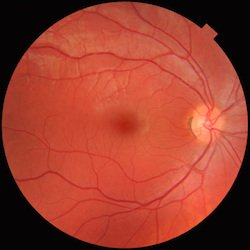
//> input picture Images/Fundus.jpg, 250 x 250 px
$ ./Source ../../../Images/Fundus.jpg   (built with g++ and OpenCV 4)
//> lines starting //> are read from the running program, lines starting //| are printed output that depends on the picture
/**
* @file Morphology_1.cpp
* @brief Erosion and Dilation sample code
* @author OpenCV team
*/

#include "opencv2/imgproc.hpp"
#include "opencv2/highgui.hpp"
#include <iostream>

using namespace cv;
using namespace std;

/// Global variables
Mat src, erosion_dst, dilation_dst;

int erosion_elem = 0;
int erosion_size = 0;
int dilation_elem = 0;
int dilation_size = 0;
int const max_elem = 2;
int const max_kernel_size = 21;

/** Function Headers */
void Erosion(int, void*);
void Dilation(int, void*);

/**
* @function main
*/
int main(int argc, char** argv)
{
	/// Load an image
	CommandLineParser parser(argc, argv, "{@input | ../data/LinuxLogo.jpg | input image}");
	src = imread(parser.get<String>("@input"), IMREAD_COLOR);
//> src is the input picture: 250 rows x 250 cols, CV_8UC3; mean B, G, R 46.4, 62.3, 156.3
	if (src.empty())
	{
		cout << "Could not open or find the image!\n" << endl;
		cout << "Usage: " << argv[0] << " <Input image>" << endl;
		return -1;
	}

	/// Create windows
	namedWindow("Erosion Demo", WINDOW_AUTOSIZE);
	namedWindow("Dilation Demo", WINDOW_AUTOSIZE);
	moveWindow("Dilation Demo", src.cols, 0);

	/// Create Erosion Trackbar
	createTrackbar("Element:\n 0: Rect \n 1: Cross \n 2: Ellipse", "Erosion Demo",
		&erosion_elem, max_elem,
		Erosion);
//> slider 'Element:\n 0: Rect \n 1: Cross \n' is set to 1

	createTrackbar("Kernel size:\n 2n +1", "Erosion Demo",
		&erosion_size, max_kernel_size,
		Erosion);
//> slider 'Kernel size:\n 2n +1' is set to 7

	/// Create Dilation Trackbar
	createTrackbar("Element:\n 0: Rect \n 1: Cross \n 2: Ellipse", "Dilation Demo",
		&dilation_elem, max_elem,
		Dilation);
//> slider 'Element:\n 0: Rect \n 1: Cross \n' is set to 1

	createTrackbar("Kernel size:\n 2n +1", "Dilation Demo",
		&dilation_size, max_kernel_size,
		Dilation);
//> slider 'Kernel size:\n 2n +1' is set to 7

	/// Default start
	Erosion(0, 0);
	Dilation(0, 0);

	waitKey(0);
	return 0;
}

//![erosion]
/**
* @function Erosion
*/
void Erosion(int, void*)
{
	int erosion_type = 0;
	if (erosion_elem == 0) { erosion_type = MORPH_RECT; }
	else if (erosion_elem == 1) { erosion_type = MORPH_CROSS; }
	else if (erosion_elem == 2) { erosion_type = MORPH_ELLIPSE; }

	//![kernel]
	Mat element = getStructuringElement(erosion_type,
		Size(2 * erosion_size + 1, 2 * erosion_size + 1),
		Point(erosion_size, erosion_size));
	//![kernel]

	/// Apply the erosion operation
	erode(src, erosion_dst, element);
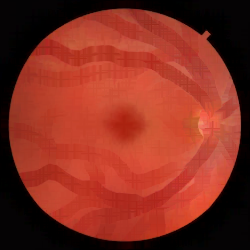
//> erosion_dst: 250 rows x 250 cols, CV_8UC3; mean B, G, R 33.1, 46.5, 133.5
	imshow("Erosion Demo", erosion_dst);
}
//![erosion]

//![dilation]
/**
* @function Dilation
*/
void Dilation(int, void*)
{
	int dilation_type = 0;
	if (dilation_elem == 0) { dilation_type = MORPH_RECT; }
	else if (dilation_elem == 1) { dilation_type = MORPH_CROSS; }
	else if (dilation_elem == 2) { dilation_type = MORPH_ELLIPSE; }

	Mat element = getStructuringElement(dilation_type,
		Size(2 * dilation_size + 1, 2 * dilation_size + 1),
		Point(dilation_size, dilation_size));

	/// Apply the dilation operation
	dilate(src, dilation_dst, element);
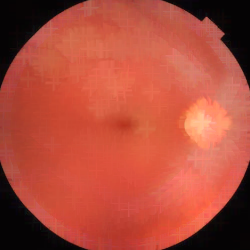
//> dilation_dst: 250 rows x 250 cols, CV_8UC3; mean B, G, R 59, 75.8, 175.8
	imshow("Dilation Demo", dilation_dst);
}
//![dilation]
